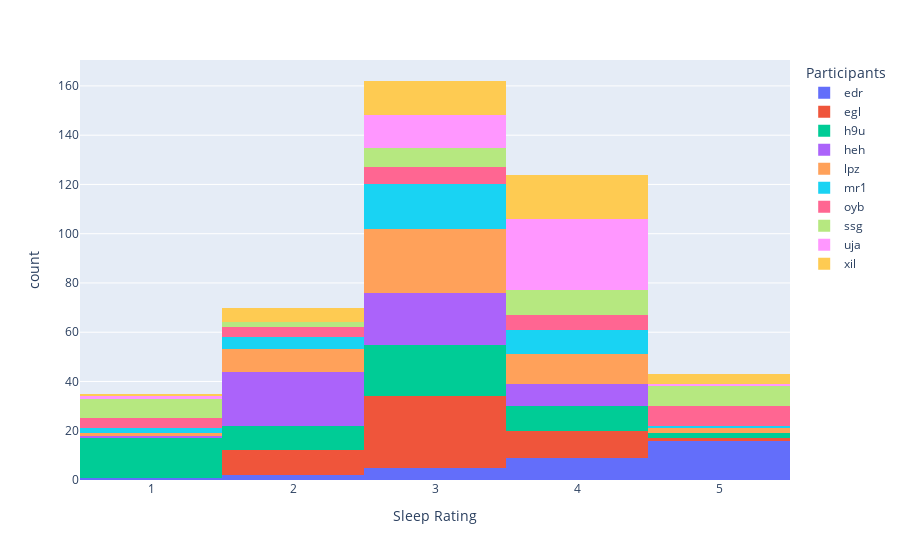

Notebook cell for this chart:
### Code cell
# sleep rating ( Q3_1) was defaulted to 1 so that may be why there are NAs
# distribution of sleep rating (Q3_1) for each participant with sleep rating as x axis and count as y axis
fig = px.histogram(slpsteps, x="sleep", color="pid", #points="all",
                labels={
                    "sleep": "Sleep Rating",
                    "pid": "Participants"
                })
fig.show()

### Figure 1 — Plotly figure (JSON) as saved in the notebook; plotly's stock layout.template omitted (floating-point values rounded to 4 significant figures)
{"data": [{"alignmentgroup": "True", "bingroup": "x", "hovertemplate": "Participants=edr<br>Sleep Rating=%{x}<br>count=%{y}<extra></extra>", "legendgroup": "edr", "marker": {"color": "#636efa", "pattern": {"shape": ""}}, "name": "edr", "offsetgroup": "edr", "orientation": "v", "showlegend": true, "type": "histogram", "x": [5, 5, 5, 5, 2, 5, 5, 5, 4, 4, 4, 3, 4, 5, 5, 3, 4, 3, 3, 4, 1, 5, 4, 3, 5, 4, 5, 5, 4, 5, 5, 2, 5], "xaxis": "x", "yaxis": "y"}, {"alignmentgroup": "True", "bingroup": "x", "hovertemplate": "Participants=egl<br>Sleep Rating=%{x}<br>count=%{y}<extra></extra>", "legendgroup": "egl", "marker": {"color": "#EF553B", "pattern": {"shape": ""}}, "name": "egl", "offsetgroup": "egl", "orientation": "v", "showlegend": true, "type": "histogram", "x": [4, 3, 2, 5, 3, 4, 4, 4, 3, 3, 2, 2, 4, 3, 2, 4, 3, 3, 3, 2, 3, 2, 2, 3, 3, 3, 3, 4, 3, 3, 3, 3, 4, 3, 3, 3, 3, 3, 3, 4, 3, 3, 3, 2, 3, 3, 4, 2, 2, 4, 3], "xaxis": "x", "yaxis": "y"}, {"alignmentgroup": "True", "bingroup": "x", "hovertemplate": "Participants=h9u<br>Sleep Rating=%{x}<br>count=%{y}<extra></extra>", "legendgroup": "h9u", "marker": {"color": "#00cc96", "pattern": {"shape": ""}}, "name": "h9u", "offsetgroup": "h9u", "orientation": "v", "showlegend": true, "type": "histogram", "x": [2, 3, 3, 1, 1, 3, 3, 3, 4, 3, 2, 3, 1, 2, 2, 1, 1, 5, 5, 4, 3, 1, 1, 1, 2, 3, 1, 1, 1, 1, 1, 3, 3, 3, 4, 4, 3, 2, 2, 3, 4, 1, 4, 4, 4, 3, 3, 1, 3, 4, 3, 3, 2, 1, 2, 2, 3, 3, 4], "xaxis": "x", "yaxis": "y"}, {"alignmentgroup": "True", "bingroup": "x", "hovertemplate": "Participants=heh<br>Sleep Rating=%{x}<br>count=%{y}<extra></extra>", "legendgroup": "heh", "marker": {"color": "#ab63fa", "pattern": {"shape": ""}}, "name": "heh", "offsetgroup": "heh", "orientation": "v", "showlegend": true, "type": "histogram", "x": [3, 4, 3, 2, 4, 2, 2, 2, 3, 2, 4, 4, 3, 3, 3, 3, 2, 2, 2, 2, 3, 3, 3, 2, 4, 4, 3, 2, 3, 2, 2, 2, 2, 3, 3, 3, 2, 2, 2, 2, 2, 3, 3, 4, 4, 4, 3, 3, 1, 2, 3, 2, 3], "xaxis": "x", "yaxis": "y"}, {"alignmentgroup": "True", "bingroup": "x", "hovertemplate": "Participants=lpz<br>Sleep Rating=%{x}<br>count=%{y}<extra></extra>", "legendgroup": "lpz", "marker": {"color": "#FFA15A", "pattern": {"shape": ""}}, "name": "lpz", "offsetgroup": "lpz", "orientation": "v", "showlegend": true, "type": "histogram", "x": [4, 4, 4, 4, 3, 3, 3, 4, 5, 3, 4, 3, 4, 4, 3, 3, 3, 4, 2, 3, 3, 3, 5, 3, 3, 3, 3, 4, 2, 3, 3, 2, 2, 2, 3, 3, 3, 3, 2, 3, 2, 4, 3, 3, 4, 1, 3, 3, 2, 2], "xaxis": "x", "yaxis": "y"}, {"alignmentgroup": "True", "bingroup": "x", "hovertemplate": "Participants=mr1<br>Sleep Rating=%{x}<br>count=%{y}<extra></extra>", "legendgroup": "mr1", "marker": {"color": "#19d3f3", "pattern": {"shape": ""}}, "name": "mr1", "offsetgroup": "mr1", "orientation": "v", "showlegend": true, "type": "histogram", "x": [4, 5, 3, 4, 4, 3, 1, 2, 4, 4, 4, 3, 3, 2, 2, 4, 3, 3, 3, 4, 3, 3, 4, 3, 2, 3, 3, 3, 3, 3, 4, 2, 3, 3, 1, 3], "xaxis": "x", "yaxis": "y"}, {"alignmentgroup": "True", "bingroup": "x", "hovertemplate": "Participants=oyb<br>Sleep Rating=%{x}<br>count=%{y}<extra></extra>", "legendgroup": "oyb", "marker": {"color": "#FF6692", "pattern": {"shape": ""}}, "name": "oyb", "offsetgroup": "oyb", "orientation": "v", "showlegend": true, "type": "histogram", "x": [1, 4, 2, 4, 3, 5, 3, 1, 5, 4, 2, 5, 2, 5, 1, 3, 3, 4, 5, 5, 5, 3, 3, 4, 3, 4, 5, 2, 1], "xaxis": "x", "yaxis": "y"}, {"alignmentgroup": "True", "bingroup": "x", "hovertemplate": "Participants=ssg<br>Sleep Rating=%{x}<br>count=%{y}<extra></extra>", "legendgroup": "ssg", "marker": {"color": "#B6E880", "pattern": {"shape": ""}}, "name": "ssg", "offsetgroup": "ssg", "orientation": "v", "showlegend": true, "type": "histogram", "x": [3, 4, 4, 1, 4, 4, 3, 3, 4, 1, 1, 3, 1, 4, 1, 5, 5, 5, 5, 5, 2, 1, 5, 2, 4, 3, 3, 4, 5, 3, 1, 3, 5, 4, 4, 1], "xaxis": "x", "yaxis": "y"}, {"alignmentgroup": "True", "bingroup": "x", "hovertemplate": "Participants=uja<br>Sleep Rating=%{x}<br>count=%{y}<extra></extra>", "legendgroup": "uja", "marker": {"color": "#FF97FF", "pattern": {"shape": ""}}, "name": "uja", "offsetgroup": "uja", "orientation": "v", "showlegend": true, "type": "histogram", "x": [1, 3, 4, 3, 4, 4, 4, 4, 4, 4, 4, 3, 4, 4, 3, 3, 3, 4, 4, 4, 5, 4, 3, 3, 3, 4, 4, 3, 4, 4, 4, 3, 3, 4, 4, 4, 3, 4, 4, 4, 4, 4, 4, 4], "xaxis": "x", "yaxis": "y"}, {"alignmentgroup": "True", "bingroup": "x", "hovertemplate": "Participants=xil<br>Sleep Rating=%{x}<br>count=%{y}<extra></extra>", "legendgroup": "xil", "marker": {"color": "#FECB52", "pattern": {"shape": ""}}, "name": "xil", "offsetgroup": "xil", "orientation": "v", "showlegend": true, "type": "histogram", "x": [1, 2, 4, 3, 3, 4, 3, 4, 3, 2, 4, 2, 5, 3, 4, 4, 5, 5, 3, 4, 3, 3, 4, 4, 4, 3, 5, 2, 4, 3, 3, 4, 4, 4, 4, 3, 4, 3, 4, 4, 2, 2, 3], "xaxis": "x", "yaxis": "y"}], "layout": {"barmode": "relative", "legend": {"title": {"text": "Participants"}, "tracegroupgap": 0}, "margin": {"t": 60}, "xaxis": {"anchor": "y", "domain": [0, 1], "title": {"text": "Sleep Rating"}}, "yaxis": {"anchor": "x", "domain": [0, 1], "title": {"text": "count"}}}}
